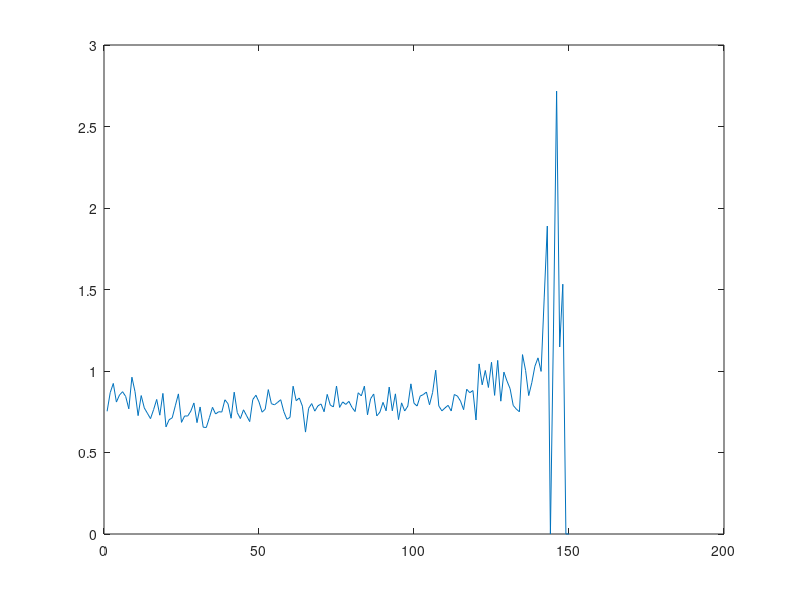
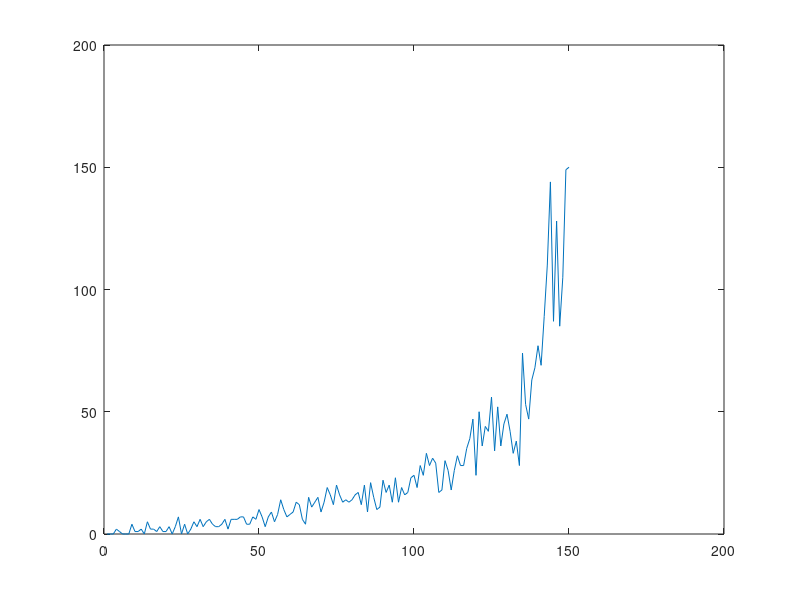

The MATLAB script that drew these images, in order:

N=150;
%M=17;
fileID=fopen('Mini_150.csv','w');
A=zeros(150,2);
B=zeros(150,2);

%fprintf(fileID,"For N = %d\n\n\n",N);
%fprintf(fileID,"M    count   cv\n");
for M = 1:150
    min=10;
    max=20;
    for i=1:M
        for j=1:N
            %       P(i,j)=i+j;
            P(i,j)=sqrt(2/N)*cos((pi/N)*(i-1+1/2)*(j-1+1/2));
        end
    end
    % r = (b-a).*rand(1000,1) + a;
    d=(max-min).*rand(N,1)+min;
    d=round(d);
    y=P*d;
    P1=pinv(P);
    d1=P'*y;
    d1=round(d1);
    compareP=round(P')==round(P1);
    compareD=round(d)==round(d1);
    a=sum(compareD(1:M,1));
    c=round(d)-round(d1);
    c=abs(c);
    mean2=mean(c);
    sd=std(c);
    cv=sd/mean2;
    if mean2==0
        cv=0;
    end;
    nbytes2=fprintf(fileID,'%d    %d    %f \n',M,a,cv);
    A(M,2)=cv;
    A(M,1)=M;   
    B(M,2)=a;
    B(M,1)=M;

end;
fclose(fileID);
plot(A(:,1),A(:,2));
figure,plot(B(:,1),B(:,2));


 